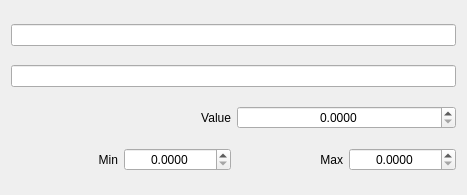
<?xml version="1.0" encoding="UTF-8"?>
<ui version="4.0">
 <class>Form</class>
 <widget class="QWidget" name="Form">
  <property name="geometry">
   <rect>
    <x>0</x>
    <y>0</y>
    <width>467</width>
    <height>195</height>
   </rect>
  </property>
  <property name="sizePolicy">
   <sizepolicy hsizetype="Preferred" vsizetype="Fixed">
    <horstretch>0</horstretch>
    <verstretch>0</verstretch>
   </sizepolicy>
  </property>
  <property name="windowTitle">
   <string>Form</string>
  </property>
  <layout class="QGridLayout" name="gridLayout">
   <item row="3" column="0">
    <widget class="QLabel" name="label_2">
     <property name="text">
      <string>Min</string>
     </property>
     <property name="alignment">
      <set>Qt::AlignRight|Qt::AlignTrailing|Qt::AlignVCenter</set>
     </property>
    </widget>
   </item>
   <item row="2" column="2" colspan="2">
    <widget class="QDoubleSpinBox" name="uiValue">
     <property name="alignment">
      <set>Qt::AlignCenter</set>
     </property>
     <property name="keyboardTracking">
      <bool>false</bool>
     </property>
     <property name="decimals">
      <number>4</number>
     </property>
    </widget>
   </item>
   <item row="3" column="2">
    <widget class="QLabel" name="label_3">
     <property name="text">
      <string>Max</string>
     </property>
     <property name="alignment">
      <set>Qt::AlignRight|Qt::AlignTrailing|Qt::AlignVCenter</set>
     </property>
    </widget>
   </item>
   <item row="3" column="3">
    <widget class="QDoubleSpinBox" name="uiMax">
     <property name="alignment">
      <set>Qt::AlignCenter</set>
     </property>
     <property name="keyboardTracking">
      <bool>false</bool>
     </property>
     <property name="decimals">
      <number>4</number>
     </property>
    </widget>
   </item>
   <item row="0" column="0" colspan="4">
    <widget class="QLineEdit" name="uiCollection">
     <property name="readOnly">
      <bool>true</bool>
     </property>
    </widget>
   </item>
   <item row="3" column="1">
    <widget class="QDoubleSpinBox" name="uiMin">
     <property name="alignment">
      <set>Qt::AlignCenter</set>
     </property>
     <property name="keyboardTracking">
      <bool>false</bool>
     </property>
     <property name="decimals">
      <number>4</number>
     </property>
    </widget>
   </item>
   <item row="2" column="0" colspan="2">
    <widget class="QLabel" name="label">
     <property name="text">
      <string>Value</string>
     </property>
     <property name="alignment">
      <set>Qt::AlignRight|Qt::AlignTrailing|Qt::AlignVCenter</set>
     </property>
    </widget>
   </item>
   <item row="1" column="0" colspan="4">
    <widget class="QLineEdit" name="uiName">
     <property name="readOnly">
      <bool>true</bool>
     </property>
    </widget>
   </item>
  </layout>
 </widget>
 <resources/>
 <connections/>
</ui>
